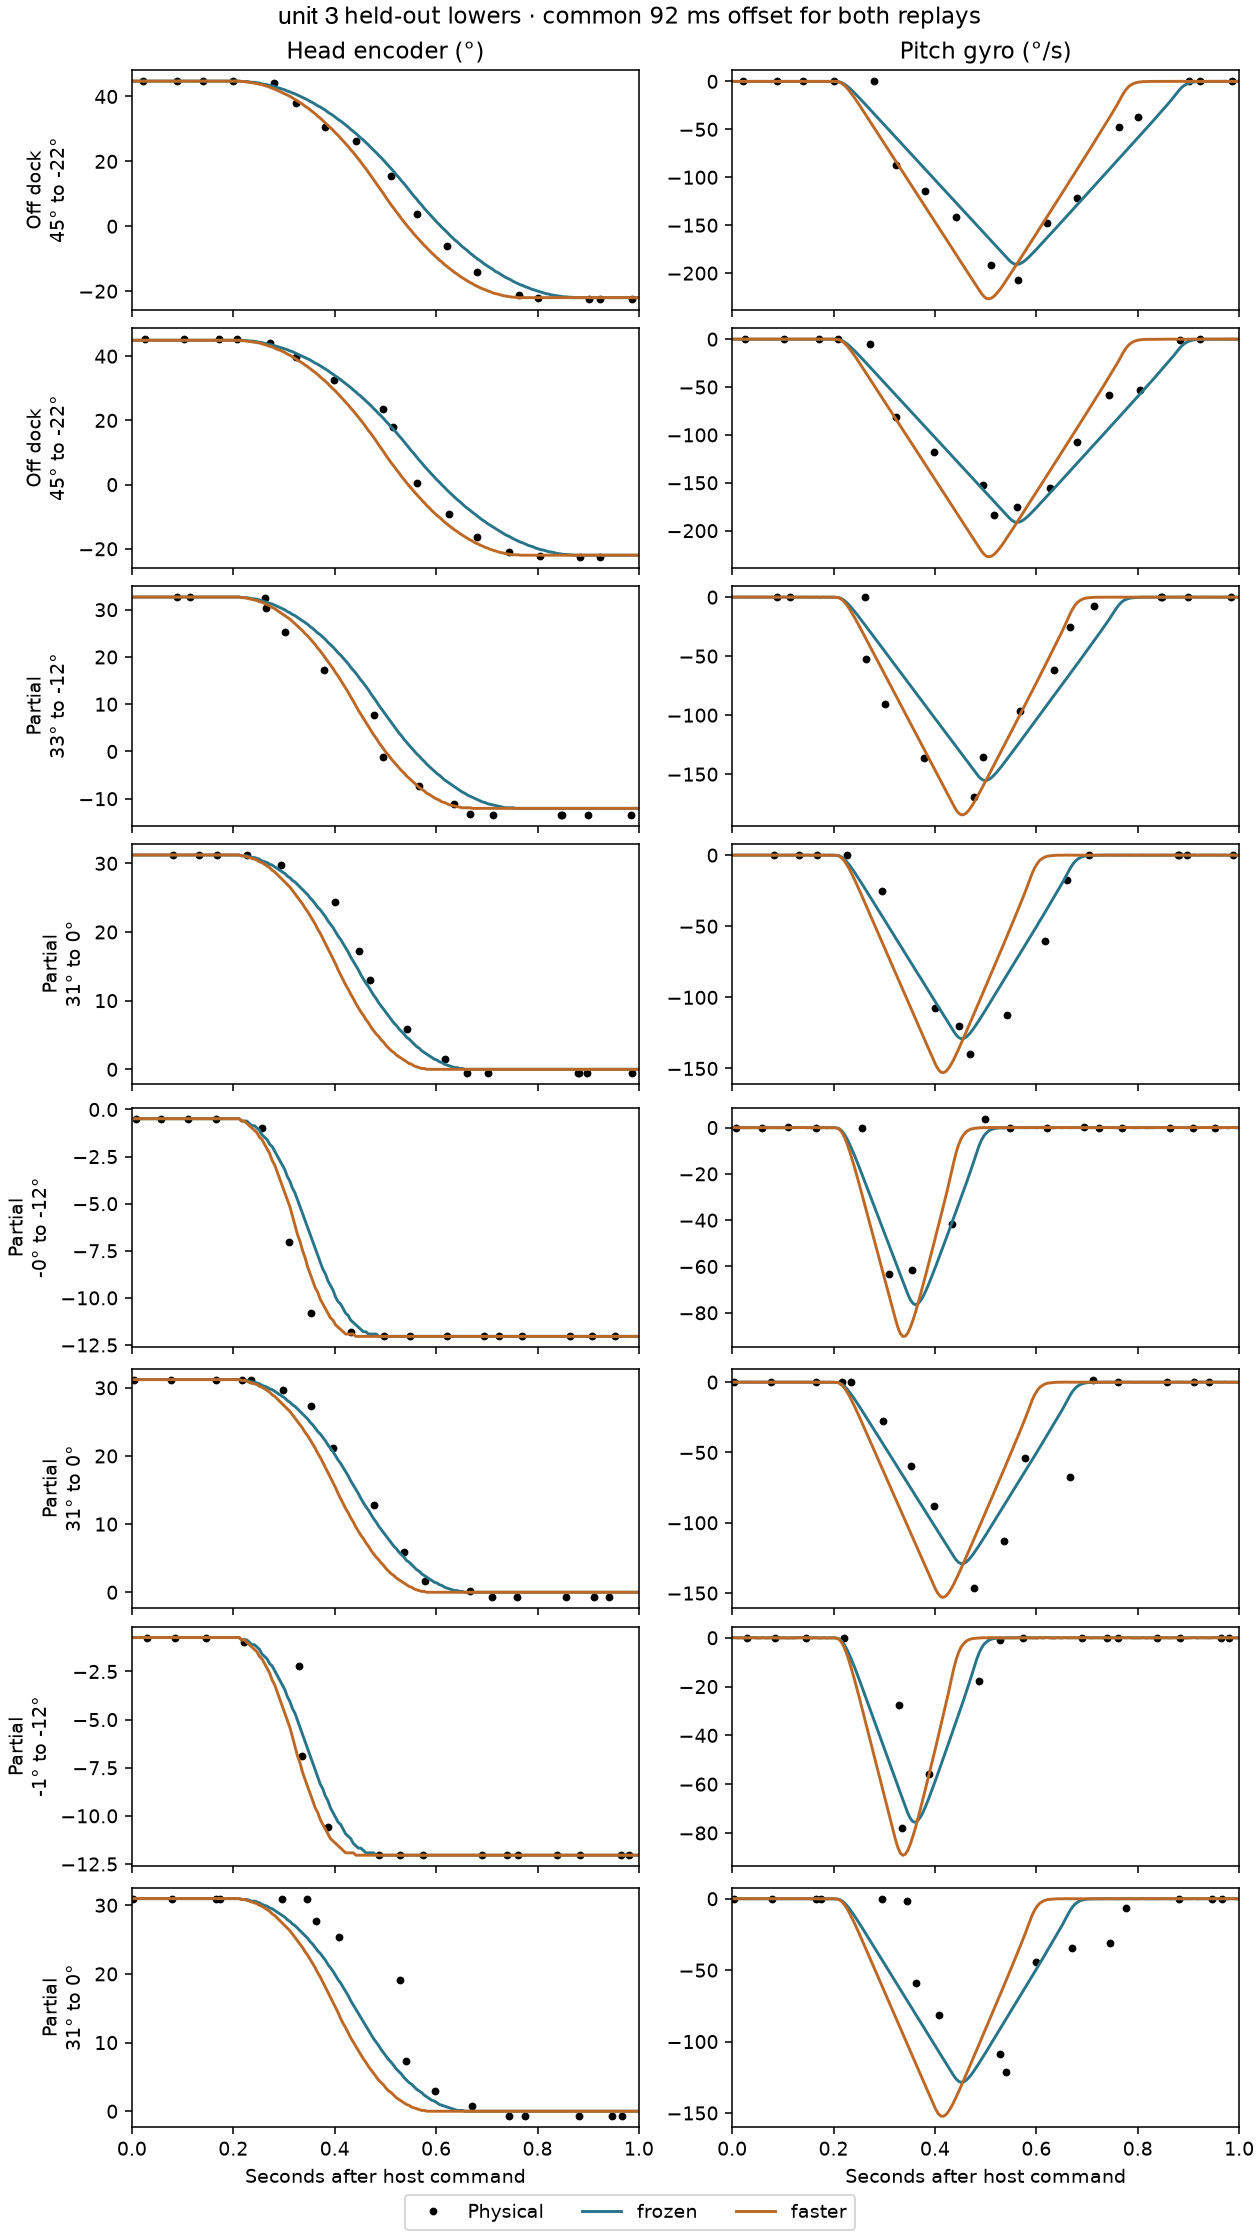

Recreate this plot in Python.
"""Challenge a faster Vector 2 lowering profile on independent full and partial strokes."""
import csv
import json
from pathlib import Path
import sys

import matplotlib.pyplot as plt
import numpy as np

here = Path(__file__).resolve().parent
timing = here.parents[1] / "docked-actuator-timing"
sys.path.insert(0, str(timing))
from analyze import GyroReplay, params, replay, recording


def rows(path):
    with path.open() as stream:
        return list(csv.DictReader(stream))


# An acceleration-limited triangular move takes time proportional to 1/sqrt(a).
fit = [r for r in rows(here/"unit3-aligned.csv") if r["setting"] == "Docked" and r["direction"] == "down"]
scale = np.median([(float(r["modeled_above_threshold_ms"])/float(r["observed_above_threshold_ms"]))**2 for r in fit])
values = dict(params.values(params.load(model="vector_2")), **replay.OPEN_TABLE)
shift = float(rows(timing/"repeat/head-transfer.csv")[0]["shift_ms"]) / 1000
full = [s for s in map(json.loads, (timing/"unit3.jsonl").read_text().splitlines()) if s["k"] == "s"]
partial = [dict(t=float(s["receipt_s"]), head=float(s["head_rad"]), lift=float(s["lift_mm"]), gyro=[0,float(s["gyro_y"]),0])
           for s in rows(timing/"partial-strokes/states.csv")]
cases = [("Off dock", float(r["command_s"]), -22, full) for r in rows(here/"unit3-aligned.csv")
         if r["setting"] == "Off dock" and r["direction"] == "down"]
for c in rows(timing/"partial-strokes/commands.csv"):
    start, target = float(c["start_s"]), float(c["target"])
    if c["joint"] == "head" and target < np.degrees(replay._state_at(partial, start)["head"]):
        cases.append(("Partial", start, target, partial))

fig, axes = plt.subplots(len(cases), 2, figsize=(9, 2*len(cases)), sharex=True, layout="constrained")
scores = []
for panels, (group, start, target, states) in zip(axes, cases):
    initial = replay._state_at(states, start)
    near = [s for s in states if 0 <= s["t"]-start <= 1]
    t = np.array([s["t"]-start for s in near])
    measures = [np.degrees([s["head"] for s in near]), -np.degrees([s["gyro"][1] for s in near])]
    row = dict(group=group, command_s=start, initial_deg=np.degrees(initial["head"]), target_deg=target, accel_scale=scale)
    for panel, signal in zip(panels, measures):
        panel.plot(t, signal, "k.", label="Physical")
    for key, gain, color in [("frozen", 1, "#28758a"), ("faster", scale, "#be6825")]:
        model = dict(values, head_accel_default_radps2=values["head_accel_default_radps2"]*gain)
        sim = GyroReplay(values=model, head_deg=row["initial_deg"], lift_mm=initial["lift"], noise_seed=0)
        path = replay._run(sim, recording.Segment("head","head",0,1.05,target=target), .32)
        ts = (1+np.arange(len(path)))*sim.dt-.32
        # Compare angular speed at measured positions across the middle 80% of travel.
        # Restrict the lookup to the descending pass to exclude settling oscillations.
        position = np.array([s["head_deg"] for s in path])
        progress = (position-row["initial_deg"])/(target-row["initial_deg"])
        physical_progress = (measures[0]-row["initial_deg"])/(target-row["initial_deg"])
        middle = (physical_progress >= .1) & (physical_progress <= .9)
        indices = np.flatnonzero((ts >= 0) & (progress >= .02) & (progress <= .98))
        assert middle.any() and np.all(np.diff(progress[indices]) >= 0)
        levels, bins = np.unique(progress[indices], return_inverse=True)
        speed = np.array([s["pitch_speed"] for s in path])
        level_speed = np.bincount(bins, weights=speed[indices]) / np.bincount(bins)
        expected = np.interp(physical_progress[middle], levels, level_speed)
        row[f"{key}_angle_matched_dps"] = np.sqrt(np.mean((expected-measures[1][middle])**2))
        row["middle_samples"] = int(middle.sum())
        for panel, measured, field, unit in zip(panels, measures, ["head_deg","pitch_speed"], ["deg","dps"]):
            trace = [s[field] for s in path]
            panel.plot(ts+shift, trace, color=color, label=key)
            for clock, delay in [("host",0), ("shifted",shift)]:
                residual = np.interp(t-delay, ts, trace) - measured
                row[f"{key}_{clock}_{unit}"] = np.sqrt(np.mean(residual**2))
    panels[0].set_ylabel(f"{group}\n{row['initial_deg']:.0f}° to {target:g}°")
    scores.append(row)
axes[0,0].set_title("Head encoder (°)")
axes[0,1].set_title("Pitch gyro (°/s)")
for ax in axes[-1]:
    ax.set(xlim=(0,1), xlabel="Seconds after host command")
fig.suptitle(f"Unit 3 held-out lowers · common {shift*1000:.0f} ms offset for both replays")
fig.legend(*axes[0,0].get_legend_handles_labels(), loc="outside lower center", ncol=3)
fig.savefig(here/"lowering.png", dpi=140)
with (here/"lowering.csv").open("w") as stream:
    writer = csv.DictWriter(stream, fieldnames=scores[0], lineterminator="\n")
    writer.writeheader()
    writer.writerows(scores)
for group in ("Off dock","Partial"):
    subset = [r for r in scores if r["group"]==group]
    for metric in ("host_deg","host_dps","shifted_deg","shifted_dps","angle_matched_dps"):
        pairs = np.array([[r[k+"_"+metric] for k in ("frozen","faster")] for r in subset])
        print(group, metric, np.median(pairs,axis=0), sum(pairs[:,1]<pairs[:,0]), len(subset))
